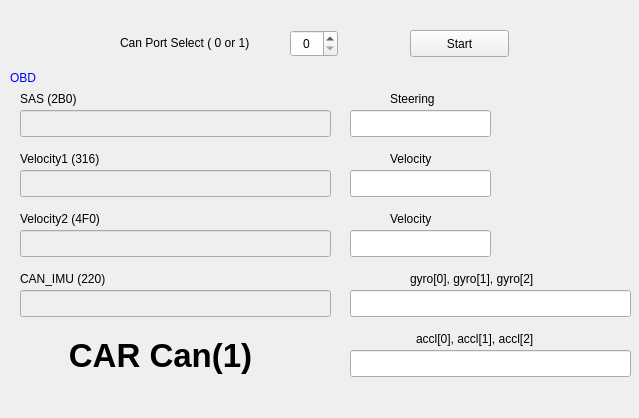
<?xml version="1.0" encoding="UTF-8"?>
<ui version="4.0">
 <class>MainWindow</class>
 <widget class="QMainWindow" name="MainWindow">
  <property name="geometry">
   <rect>
    <x>0</x>
    <y>0</y>
    <width>639</width>
    <height>418</height>
   </rect>
  </property>
  <property name="windowTitle">
   <string>CAN Receiver</string>
  </property>
  <widget class="QWidget" name="centralWidget">
   <widget class="QLabel" name="label">
    <property name="geometry">
     <rect>
      <x>120</x>
      <y>34</y>
      <width>171</width>
      <height>17</height>
     </rect>
    </property>
    <property name="text">
     <string>Can Port Select ( 0 or 1)</string>
    </property>
   </widget>
   <widget class="QPushButton" name="startButton">
    <property name="geometry">
     <rect>
      <x>410</x>
      <y>30</y>
      <width>99</width>
      <height>27</height>
     </rect>
    </property>
    <property name="text">
     <string>Start</string>
    </property>
   </widget>
   <widget class="QLabel" name="label_8">
    <property name="geometry">
     <rect>
      <x>20</x>
      <y>90</y>
      <width>181</width>
      <height>17</height>
     </rect>
    </property>
    <property name="text">
     <string>SAS (2B0)</string>
    </property>
   </widget>
   <widget class="QLabel" name="label_9">
    <property name="geometry">
     <rect>
      <x>20</x>
      <y>150</y>
      <width>181</width>
      <height>17</height>
     </rect>
    </property>
    <property name="text">
     <string>Velocity1 (316)</string>
    </property>
   </widget>
   <widget class="QLabel" name="label_10">
    <property name="geometry">
     <rect>
      <x>20</x>
      <y>210</y>
      <width>181</width>
      <height>17</height>
     </rect>
    </property>
    <property name="text">
     <string>Velocity2 (4F0)</string>
    </property>
   </widget>
   <widget class="QLineEdit" name="lineEdit_2B0">
    <property name="enabled">
     <bool>false</bool>
    </property>
    <property name="geometry">
     <rect>
      <x>20</x>
      <y>110</y>
      <width>311</width>
      <height>27</height>
     </rect>
    </property>
   </widget>
   <widget class="QLineEdit" name="lineEdit_316">
    <property name="enabled">
     <bool>false</bool>
    </property>
    <property name="geometry">
     <rect>
      <x>20</x>
      <y>170</y>
      <width>311</width>
      <height>27</height>
     </rect>
    </property>
   </widget>
   <widget class="QLineEdit" name="lineEdit_4F0">
    <property name="enabled">
     <bool>false</bool>
    </property>
    <property name="geometry">
     <rect>
      <x>20</x>
      <y>230</y>
      <width>311</width>
      <height>27</height>
     </rect>
    </property>
   </widget>
   <widget class="QLineEdit" name="lineEdit_2B0_2">
    <property name="enabled">
     <bool>true</bool>
    </property>
    <property name="geometry">
     <rect>
      <x>350</x>
      <y>110</y>
      <width>141</width>
      <height>27</height>
     </rect>
    </property>
    <property name="alignment">
     <set>Qt::AlignCenter</set>
    </property>
    <property name="readOnly">
     <bool>true</bool>
    </property>
   </widget>
   <widget class="QLineEdit" name="lineEdit_316_2">
    <property name="enabled">
     <bool>true</bool>
    </property>
    <property name="geometry">
     <rect>
      <x>350</x>
      <y>170</y>
      <width>141</width>
      <height>27</height>
     </rect>
    </property>
    <property name="alignment">
     <set>Qt::AlignCenter</set>
    </property>
    <property name="readOnly">
     <bool>true</bool>
    </property>
   </widget>
   <widget class="QLineEdit" name="lineEdit_4F0_2">
    <property name="enabled">
     <bool>true</bool>
    </property>
    <property name="geometry">
     <rect>
      <x>350</x>
      <y>230</y>
      <width>141</width>
      <height>27</height>
     </rect>
    </property>
    <property name="alignment">
     <set>Qt::AlignCenter</set>
    </property>
    <property name="readOnly">
     <bool>true</bool>
    </property>
   </widget>
   <widget class="QSpinBox" name="canPort2">
    <property name="enabled">
     <bool>true</bool>
    </property>
    <property name="geometry">
     <rect>
      <x>290</x>
      <y>30</y>
      <width>48</width>
      <height>27</height>
     </rect>
    </property>
    <property name="alignment">
     <set>Qt::AlignCenter</set>
    </property>
    <property name="readOnly">
     <bool>false</bool>
    </property>
    <property name="maximum">
     <number>1</number>
    </property>
   </widget>
   <widget class="QLabel" name="label_19">
    <property name="geometry">
     <rect>
      <x>390</x>
      <y>90</y>
      <width>67</width>
      <height>17</height>
     </rect>
    </property>
    <property name="text">
     <string>Steering</string>
    </property>
   </widget>
   <widget class="QLabel" name="label_20">
    <property name="geometry">
     <rect>
      <x>390</x>
      <y>150</y>
      <width>67</width>
      <height>17</height>
     </rect>
    </property>
    <property name="text">
     <string>Velocity</string>
    </property>
   </widget>
   <widget class="QLabel" name="label_21">
    <property name="geometry">
     <rect>
      <x>390</x>
      <y>210</y>
      <width>67</width>
      <height>17</height>
     </rect>
    </property>
    <property name="text">
     <string>Velocity</string>
    </property>
   </widget>
   <widget class="QLabel" name="label_22">
    <property name="geometry">
     <rect>
      <x>20</x>
      <y>270</y>
      <width>181</width>
      <height>17</height>
     </rect>
    </property>
    <property name="text">
     <string>CAN_IMU (220)</string>
    </property>
   </widget>
   <widget class="QLineEdit" name="lineEdit_220">
    <property name="enabled">
     <bool>false</bool>
    </property>
    <property name="geometry">
     <rect>
      <x>20</x>
      <y>290</y>
      <width>311</width>
      <height>27</height>
     </rect>
    </property>
   </widget>
   <widget class="QLineEdit" name="lineEdit_220_2">
    <property name="enabled">
     <bool>true</bool>
    </property>
    <property name="geometry">
     <rect>
      <x>350</x>
      <y>290</y>
      <width>281</width>
      <height>27</height>
     </rect>
    </property>
    <property name="maxLength">
     <number>100</number>
    </property>
    <property name="alignment">
     <set>Qt::AlignCenter</set>
    </property>
    <property name="readOnly">
     <bool>true</bool>
    </property>
   </widget>
   <widget class="QLabel" name="label_25">
    <property name="geometry">
     <rect>
      <x>10</x>
      <y>70</y>
      <width>67</width>
      <height>17</height>
     </rect>
    </property>
    <property name="text">
     <string>&lt;html&gt;&lt;head/&gt;&lt;body&gt;&lt;p&gt;&lt;span style=&quot; color:#0000ff;&quot;&gt;OBD&lt;/span&gt;&lt;/p&gt;&lt;/body&gt;&lt;/html&gt;</string>
    </property>
   </widget>
   <widget class="QLineEdit" name="lineEdit_220_3">
    <property name="enabled">
     <bool>true</bool>
    </property>
    <property name="geometry">
     <rect>
      <x>350</x>
      <y>350</y>
      <width>281</width>
      <height>27</height>
     </rect>
    </property>
    <property name="maxLength">
     <number>100</number>
    </property>
    <property name="alignment">
     <set>Qt::AlignCenter</set>
    </property>
    <property name="readOnly">
     <bool>true</bool>
    </property>
   </widget>
   <widget class="QLabel" name="label_23">
    <property name="geometry">
     <rect>
      <x>410</x>
      <y>270</y>
      <width>171</width>
      <height>17</height>
     </rect>
    </property>
    <property name="text">
     <string>gyro[0], gyro[1], gyro[2]</string>
    </property>
   </widget>
   <widget class="QLabel" name="label_24">
    <property name="geometry">
     <rect>
      <x>416</x>
      <y>330</y>
      <width>171</width>
      <height>17</height>
     </rect>
    </property>
    <property name="text">
     <string>accl[0], accl[1], accl[2]</string>
    </property>
   </widget>
   <widget class="QLabel" name="label_2">
    <property name="geometry">
     <rect>
      <x>30</x>
      <y>330</y>
      <width>261</width>
      <height>51</height>
     </rect>
    </property>
    <property name="font">
     <font>
      <pointsize>25</pointsize>
      <weight>75</weight>
      <bold>true</bold>
      <underline>false</underline>
     </font>
    </property>
    <property name="text">
     <string>CAR Can(1)</string>
    </property>
    <property name="alignment">
     <set>Qt::AlignCenter</set>
    </property>
   </widget>
  </widget>
  <widget class="QMenuBar" name="menuBar">
   <property name="geometry">
    <rect>
     <x>0</x>
     <y>0</y>
     <width>639</width>
     <height>25</height>
    </rect>
   </property>
  </widget>
 </widget>
 <layoutdefault spacing="6" margin="11"/>
 <tabstops>
  <tabstop>startButton</tabstop>
  <tabstop>lineEdit_2B0</tabstop>
  <tabstop>lineEdit_316</tabstop>
  <tabstop>lineEdit_4F0</tabstop>
  <tabstop>lineEdit_2B0_2</tabstop>
  <tabstop>lineEdit_316_2</tabstop>
  <tabstop>lineEdit_4F0_2</tabstop>
  <tabstop>canPort2</tabstop>
  <tabstop>lineEdit_220</tabstop>
  <tabstop>lineEdit_220_2</tabstop>
 </tabstops>
 <resources/>
 <connections/>
</ui>
